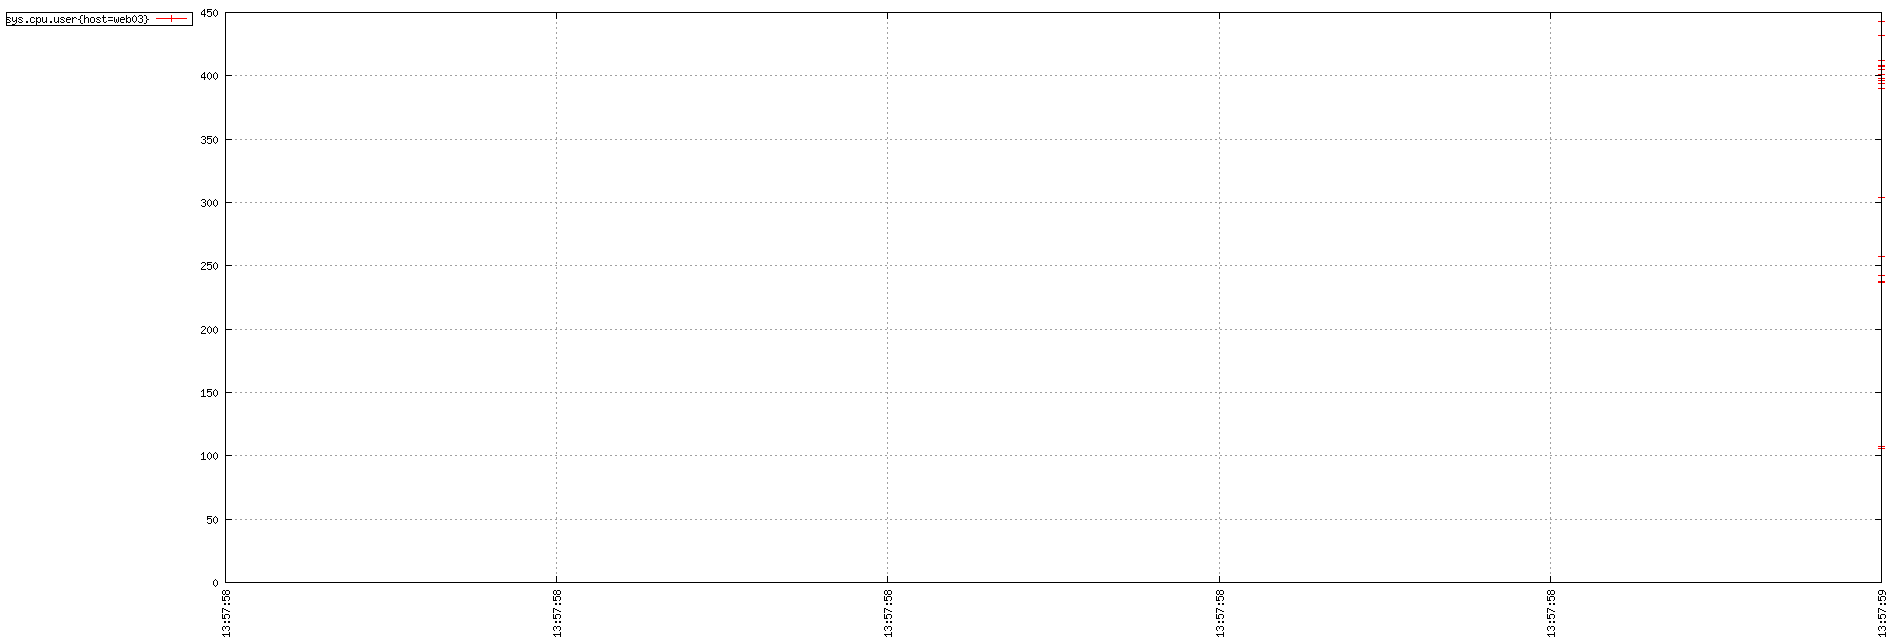

The script that saved this image:
set term png small size 1900,644
set xdata time
set timefmt "%s"
if (GPVAL_VERSION < 4.6) set xtics rotate; else set xtics rotate right
set output "${TMPDIR-'tmp'}/tsd/c58b03f2.png"
set xrange ["1673963878":"1673963879"]
set format x "%H:%M:%S"
set grid
set style data linespoint
set yrange [0:]
set key out left top box
plot  "${TMPDIR-'tmp'}/tsd/c58b03f2_0.dat" using 1:2 title "sys.cpu.user{host=web03}"
